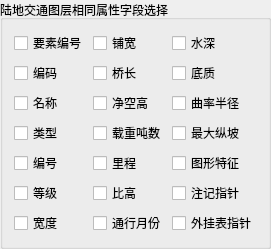
              <widget class="QGroupBox" name="groupBox_D_Field">
               <property name="minimumSize">
                <size>
                 <width>0</width>
                 <height>0</height>
                </size>
               </property>
               <property name="maximumSize">
                <size>
                 <width>16777215</width>
                 <height>16777215</height>
                </size>
               </property>
               <property name="title">
                <string>陆地交通图层相同属性字段选择</string>
               </property>
               <layout class="QGridLayout" name="gridLayout_11">
                <item row="0" column="0">
                 <widget class="QCheckBox" name="checkBox_YaoSuBianHao_D">
                  <property name="text">
                   <string>要素编号</string>
                  </property>
                 </widget>
                </item>
                <item row="0" column="1">
                 <widget class="QCheckBox" name="checkBox_PuKuan_D">
                  <property name="text">
                   <string>铺宽</string>
                  </property>
                 </widget>
                </item>
                <item row="0" column="2">
                 <widget class="QCheckBox" name="checkBox_ShuiShen_D">
                  <property name="text">
                   <string>水深</string>
                  </property>
                 </widget>
                </item>
                <item row="1" column="0">
                 <widget class="QCheckBox" name="checkBox_BianMa_D">
                  <property name="text">
                   <string>编码</string>
                  </property>
                 </widget>
                </item>
                <item row="1" column="1">
                 <widget class="QCheckBox" name="checkBox_QiaoChang_D">
                  <property name="text">
                   <string>桥长</string>
                  </property>
                 </widget>
                </item>
                <item row="1" column="2">
                 <widget class="QCheckBox" name="checkBox_DiZhi_D">
                  <property name="text">
                   <string>底质</string>
                  </property>
                 </widget>
                </item>
                <item row="2" column="0">
                 <widget class="QCheckBox" name="checkBox_MingCheng_D">
                  <property name="text">
                   <string>名称</string>
                  </property>
                 </widget>
                </item>
                <item row="2" column="1">
                 <widget class="QCheckBox" name="checkBox_JingKongGao_D">
                  <property name="text">
                   <string>净空高</string>
                  </property>
                 </widget>
                </item>
                <item row="2" column="2">
                 <widget class="QCheckBox" name="checkBox_QuLvBanJing_D">
                  <property name="text">
                   <string>曲率半径</string>
                  </property>
                 </widget>
                </item>
                <item row="3" column="0">
                 <widget class="QCheckBox" name="checkBox_LeiXing_D">
                  <property name="text">
                   <string>类型</string>
                  </property>
                 </widget>
                </item>
                <item row="3" column="1">
                 <widget class="QCheckBox" name="checkBox_ZaiZhongDunShu_D">
                  <property name="text">
                   <string>载重吨数</string>
                  </property>
                 </widget>
                </item>
                <item row="3" column="2">
                 <widget class="QCheckBox" name="checkBox_ZuiDaZongPo_D">
                  <property name="text">
                   <string>最大纵坡</string>
                  </property>
                 </widget>
                </item>
                <item row="4" column="0">
                 <widget class="QCheckBox" name="checkBox_BianHao_D">
                  <property name="text">
                   <string>编号</string>
                  </property>
                 </widget>
                </item>
                <item row="4" column="1">
                 <widget class="QCheckBox" name="checkBox_LiCheng_D">
                  <property name="text">
                   <string>里程</string>
                  </property>
                 </widget>
                </item>
                <item row="4" column="2">
                 <widget class="QCheckBox" name="checkBox_TuXingTeZheng_D">
                  <property name="text">
                   <string>图形特征</string>
                  </property>
                 </widget>
                </item>
                <item row="5" column="0">
                 <widget class="QCheckBox" name="checkBox_DengJi_D">
                  <property name="text">
                   <string>等级</string>
                  </property>
                 </widget>
                </item>
                <item row="5" column="1">
                 <widget class="QCheckBox" name="checkBox_BiGao_D">
                  <property name="text">
                   <string>比高</string>
                  </property>
                 </widget>
                </item>
                <item row="5" column="2">
                 <widget class="QCheckBox" name="checkBox_ZhuJiZhiZhen_D">
                  <property name="text">
                   <string>注记指针</string>
                  </property>
                 </widget>
                </item>
                <item row="6" column="0">
                 <widget class="QCheckBox" name="checkBox_KuanDu_D">
                  <property name="text">
                   <string>宽度</string>
                  </property>
                 </widget>
                </item>
                <item row="6" column="1">
                 <widget class="QCheckBox" name="checkBox_TongXingYueFen_D">
                  <property name="text">
                   <string>通行月份</string>
                  </property>
                 </widget>
                </item>
                <item row="6" column="2">
                 <widget class="QCheckBox" name="checkBox_WaiGuaBiaoZhiZhen_D">
                  <property name="text">
                   <string>外挂表指针</string>
                  </property>
                 </widget>
                </item>
               </layout>
              </widget>
